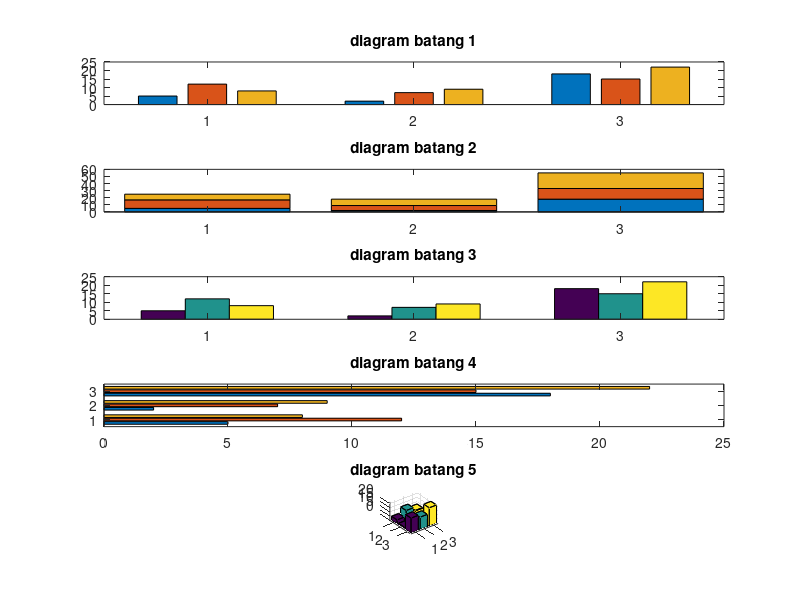

MATLAB code to generate this figure:
% membuat diagram batang
A = [5 12 8; 2 7 9; 18 15 22];

subplot(5,1,1);
bar(A);
title('diagram batang 1');

subplot(5,1,2);
bar(A, 'stacked');
title('diagram batang 2');

subplot(5,1,3);
bar(A, 'hist');
title('diagram batang 3');

subplot(5,1,4);
barh(A);
title('diagram batang 4');

subplot(5,1,5);
bar3(A);
title('diagram batang 5');